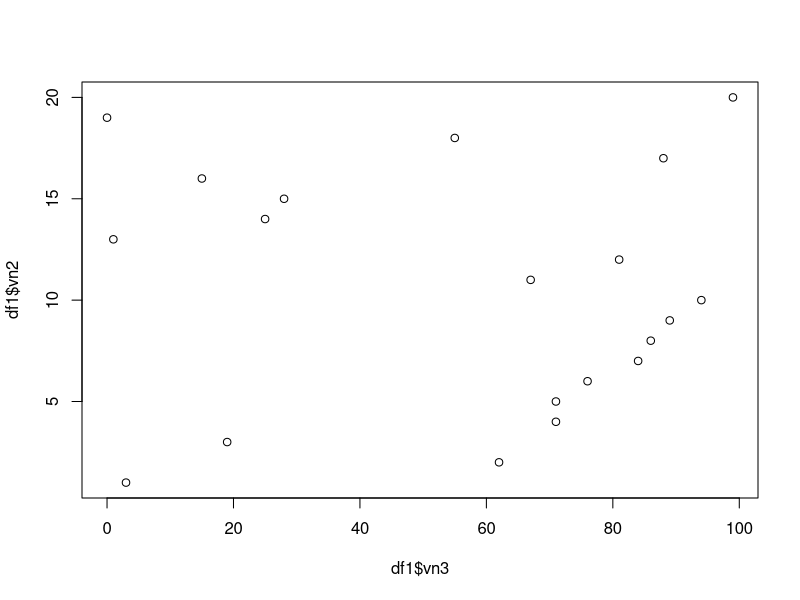
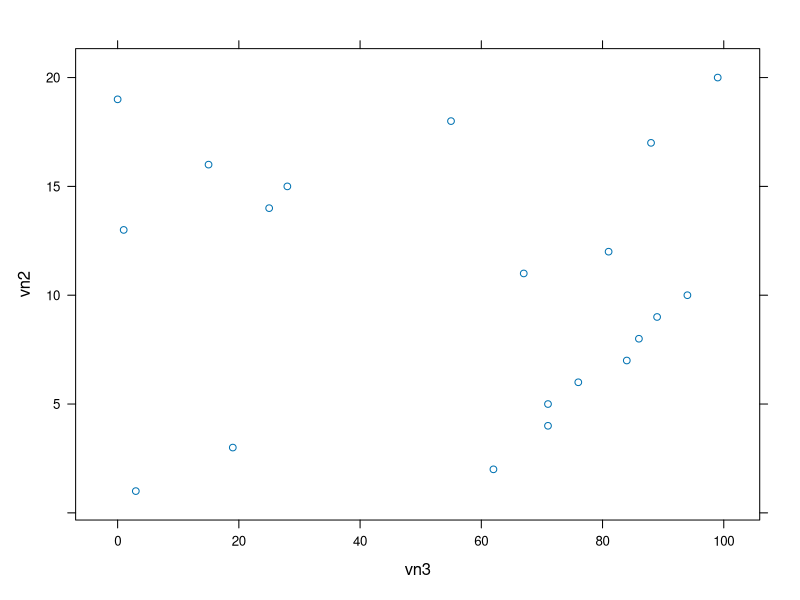
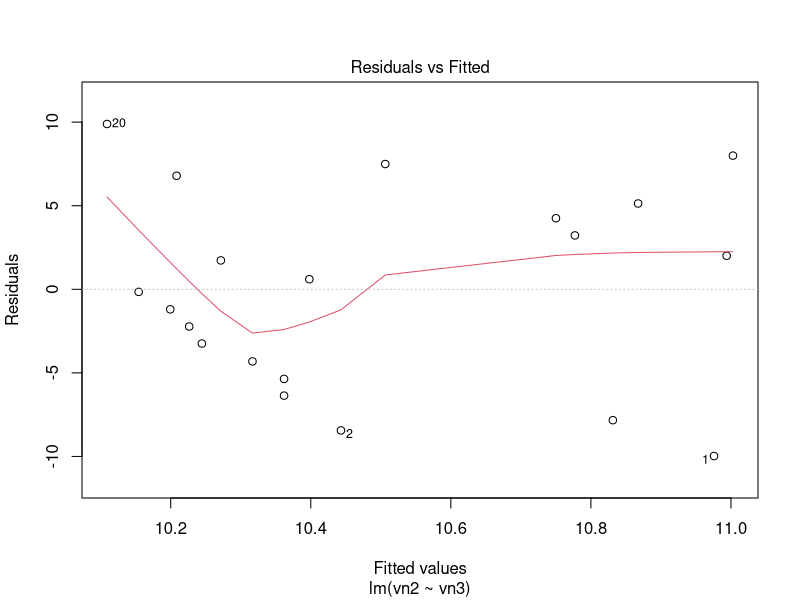
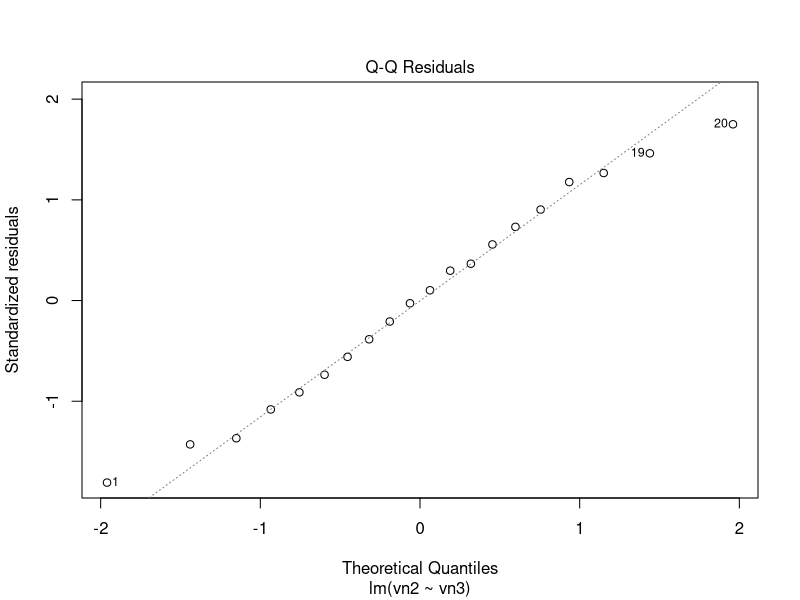
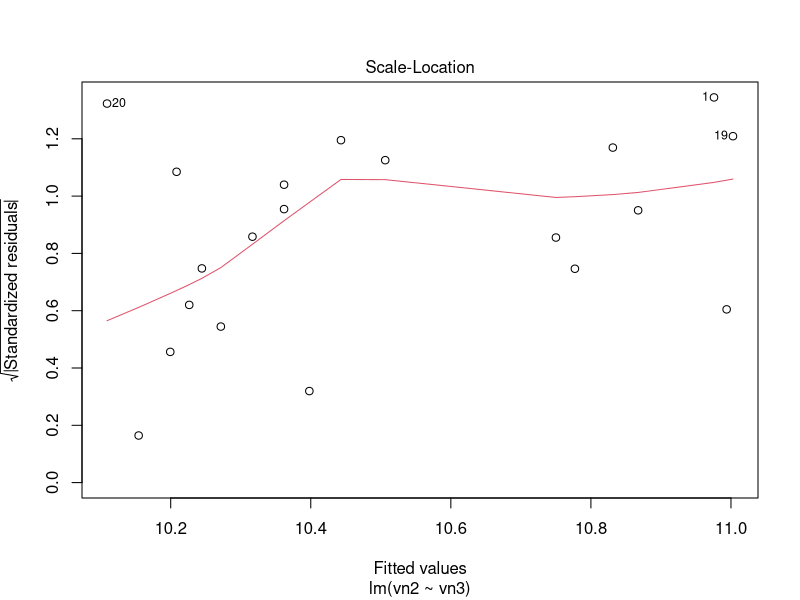
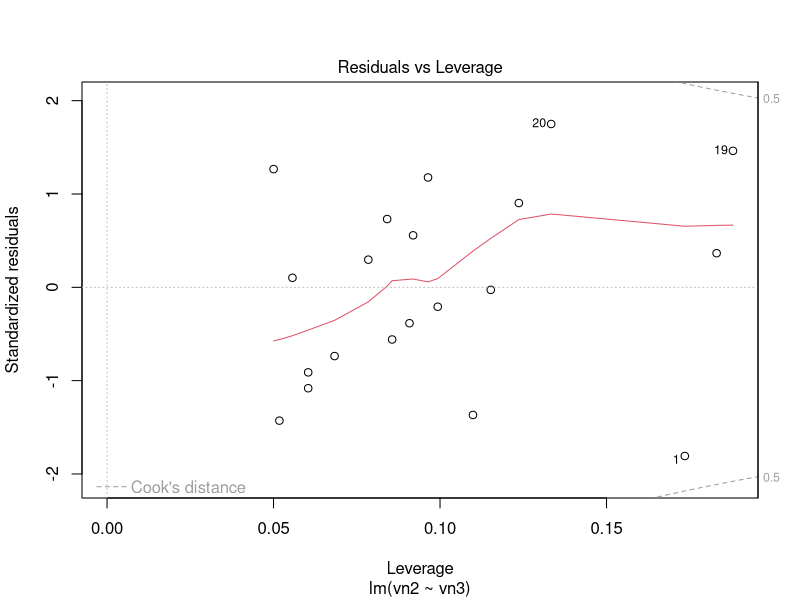

The R script that drew these images, in order:
#
# Prof: Marcelo Soria <soria@agro.uba.ar>
# 
# 24/4/2016
#

# Asignaciones: usar "=" y "<-" es equivalente.  Por claridad conviene "<-" (por ejemplo
# para cuando se pasa a una función parámetros por nombre, ahi va "=")

a <- 5
ls()
typeof(a)

#
# cheat sheets:
# http://www.rstudio.com/wp-content/uploads/2016/03/rmarkdown-cheatsheet-2.0.pdf
# http://www.rstudio.com/wp-content/uploads/2016/01/rstudio-IDE-cheatsheet.pdf
# http://www.rstudio.com/wp-content/uploads/2015/12/ggplot2-cheatsheet-2.0.pdf
# https://cran.r-project.org/doc/contrib/Short-refcard.pdf

# Página del curso del profe: http://inba.agro.uba.ar/curso_r/

# vectores
vn1 <- c(1, 2, 3, 4, 5, 6, 7, 8, 9)
vc1 <- c("a", "b", 'nn', 'kk') # válido tanto comilla simple como doble

# dataframes
let1 <- letters[1:20] # vector definido en el core de R
let2 <- LETTERS[1:20]
let3 <- paste(let2, "3", sep = ".")
let4 <- paste0(let2, "3", sep = "_")

vn2 <- 1:20

# valores aleatorios
vn3 <- round(runif(20, min = 0, max = 100), digits = 0)

df1 <- data.frame(let1, let3, vn2, vn3)
names(df1)
df1

names(df1)[1] <- "KK"
names(df1)

# Graficos:
# 1. graphics (viene en el core)
# 2. lattice (viene en el core)
# 3. ggplot2 (la posta! :)

library(graphics)
plot(df1$vn3, df1$vn2)

library(lattice)
xyplot(vn2 ~ vn3, data = df1)

# regresión lineal
reg <- lm(vn2 ~ vn3, data = df1)

summary(reg)
plot(reg)
